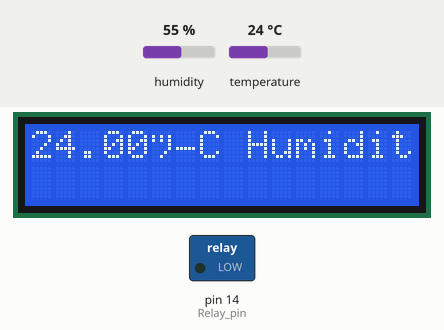
Recording of a sketch running on a simulated Arduino Uno, built with avr-gcc and run on an emulated ATmega328P. Shown: 16×2 character LCD, switched loads named in the sketch (green lamp = pin HIGH). The inputs (shaded band) are chosen by the test bench; at power-on: temperature 24 °C, humidity 55 %. What the sketch prints to the serial monitor is not drawn.

Above: at 2.7 s.
2.8 s: temperature set to 36 °C
At 6.3 s:
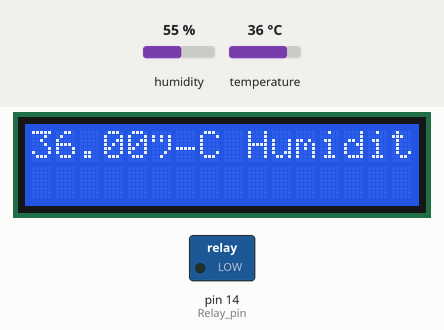
7.1 s: temperature set to 39 °C
At 9.3 s:
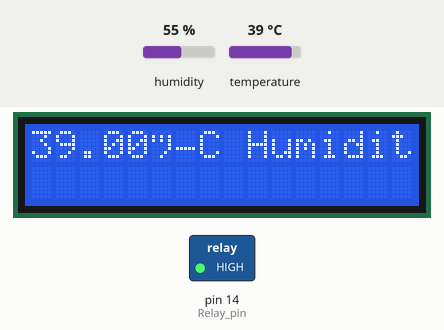
11.4 s: temperature set to 12 °C
At 15.3 s:
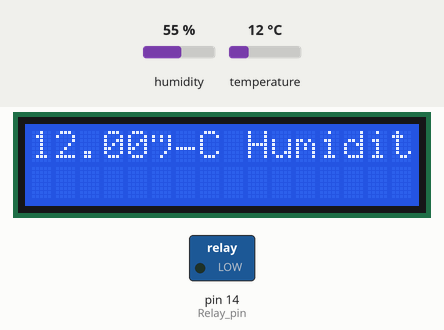
Timing chart, 0 to 16.8 s (numbered marks = the images above; inputs shaded):
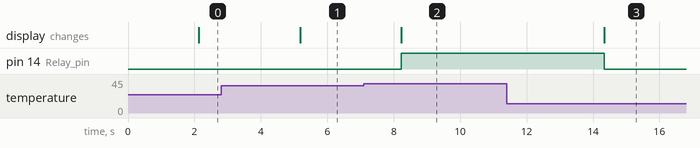

Measured:
- the behaviour switches between 37 and 38 °C on temperature (found by bisection; images 1 and 2)
- after the input at 2.8 s, the display: changes after 2.4 s (image 1)
- after the input at 7.1 s, pin 14 (Relay_pin): LOW → HIGH after 1.1 s; the display: changes after 1.1 s (image 2)
- after the input at 11.4 s, pin 14 (Relay_pin): HIGH → LOW after 2.9 s; the display: changes after 2.9 s (image 3)

The sketch:

Penetas_telur.ino
```cpp
#include <Wire.h>
#include <LiquidCrystal_I2C.h>
#include "DHT.h"

#define DHTTYPE DHT11

const int Relay_pin = 14;
const int Dht_pin = 2;

DHT dht(Dht_pin, DHTTYPE);

LiquidCrystal_I2C lcd(0x27, 16, 2);

bool peak = false;

void setup() {
  pinMode(Relay_pin, OUTPUT);
  Serial.begin(9600);
  Serial.println("setup begin");

  dht.begin();
  lcd.begin();

  lcd.print("Memulai Perangkat");
}

void loop() {
  delay(2000);
  lcd.clear();

  float h = dht.readHumidity();
  float t = dht.readTemperature();

  if (isnan(h) || isnan(t)) {
    Serial.println(F("Failed to read from DHT sensor!"));
    lcd.print("Kesalahan pada sensor suhu");
    return;
  }

  float hic = dht.computeHeatIndex(t, h, false);

  lcd.backlight();
  lcd.print(t);
  lcd.print(F("°C "));
  lcd.print(F("Humidity: "));
  lcd.print(h);

  if (t >= 38) {
    //relay off
    digitalWrite(Relay_pin, HIGH);
    delay(1000);
    peak = true;
  } else {
    if (peak == true) {
      if (t <= 36) {
        digitalWrite(Relay_pin, LOW);
        delay(1000);
        peak = false;
      }
    } else {
      //relay on
      digitalWrite(Relay_pin, LOW);
      delay(1000);
    }
  }

  Serial.print(F("Humidity: "));
  Serial.print(h);
  Serial.print(F("%  Temperature: "));
  Serial.print(t);
  Serial.print(F("°C "));
  Serial.print(F("°F  Heat index: "));
  Serial.print(hic);
}
```
